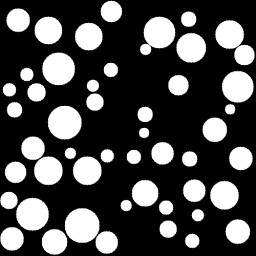
#> input picture images/imgrocksbw256.jpg, 256 x 256 px
$ python makesomenoise.py
#> lines starting #> are read from the running program, lines starting #| are printed output that depends on the picture
import cv2
import numpy as np

img = cv2.imread('images/imgrocksbw256.jpg', cv2.IMREAD_GRAYSCALE)
#> img is the input picture: shape (256, 256); min 0, max 255, mean 75.4
noiseNormal = np.random.normal(0, 1, img.shape)
noiseCauchy = np.random.standard_cauchy(img.shape)
noisePareto = np.random.pareto(1, img.shape)
kernel = np.ones((6, 6), np.float32)/25
blurred = cv2.filter2D(img, -1, kernel)
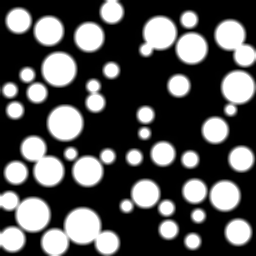
#> blurred: shape (256, 256); min 0, max 255, mean 86.7

#cv2.imshow('Normal noise', noiseNormal)
#cv2.imshow('Binomial noise', noiseCauchy)
#cv2.imshow('Pareto noise', noisePareto)
cv2.imshow('Blurred', blurred)

cv2.imwrite('images/imgnormalnoise.jpg', noiseNormal+img)
cv2.imwrite('images/imgbinomialnoise.jpg', noiseCauchy+img)
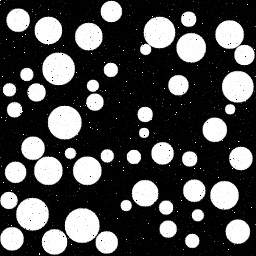
#> saved as imgbinomialnoise.jpg: shape (256, 256); min 0, max 255, mean 76.2
cv2.imwrite('images/imgparetonoise.jpg', noisePareto+img)
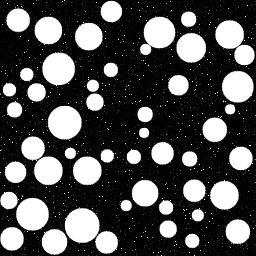
#> saved as imgparetonoise.jpg: shape (256, 256); min 0, max 255, mean 79.4
cv2.imwrite('images/blurred.jpg', blurred)
cv2.waitKey(0)
